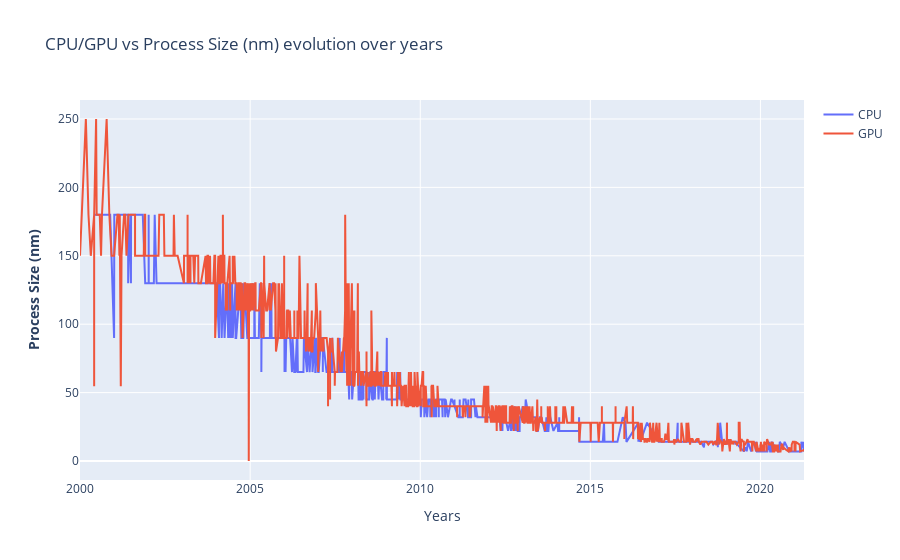

Here is the notebook cell this chart was saved with:
### Markdown cell above
### Análise - Proccess Size

### Code cell
fig = make_subplots()

# Add traces
fig.add_trace(
    go.Scatter(x= df_cpu.index, y=df_cpu["Process Size (nm)"] ,name= "CPU")
)

fig.add_trace(
    go.Scatter(x= df_gpu.index,y= df_gpu["Process Size (nm)"], name= "GPU")
)

# Add figure title
fig.update_layout(
    title_text="CPU/GPU vs Process Size (nm) evolution over years"
)

# Set x-axis title
fig.update_xaxes(title_text="Years")

# Set y-axes titles
fig.update_yaxes(title_text="<b>Process Size (nm)</b>", secondary_y=False)

fig.show()

### Figure 1 — Plotly figure (JSON) as saved in the notebook; plotly's stock layout.template omitted (floating-point values rounded to 4 significant figures; data arrays with more than 128 entries replaced by an {"elided": "..."} marker saying what was removed)
{"data": [{"name": "CPU", "type": "scatter", "x": {"elided": "2140 str values"}, "y": {"elided": "2140 int values"}}, {"name": "GPU", "type": "scatter", "x": {"elided": "2607 str values"}, "y": {"elided": "2607 float values"}}], "layout": {"title": {"text": "CPU/GPU vs Process Size (nm) evolution over years"}, "xaxis": {"anchor": "y", "domain": [0, 1], "title": {"text": "Years"}}, "yaxis": {"anchor": "x", "domain": [0, 1], "title": {"text": "<b>Process Size (nm)</b>"}}}}
